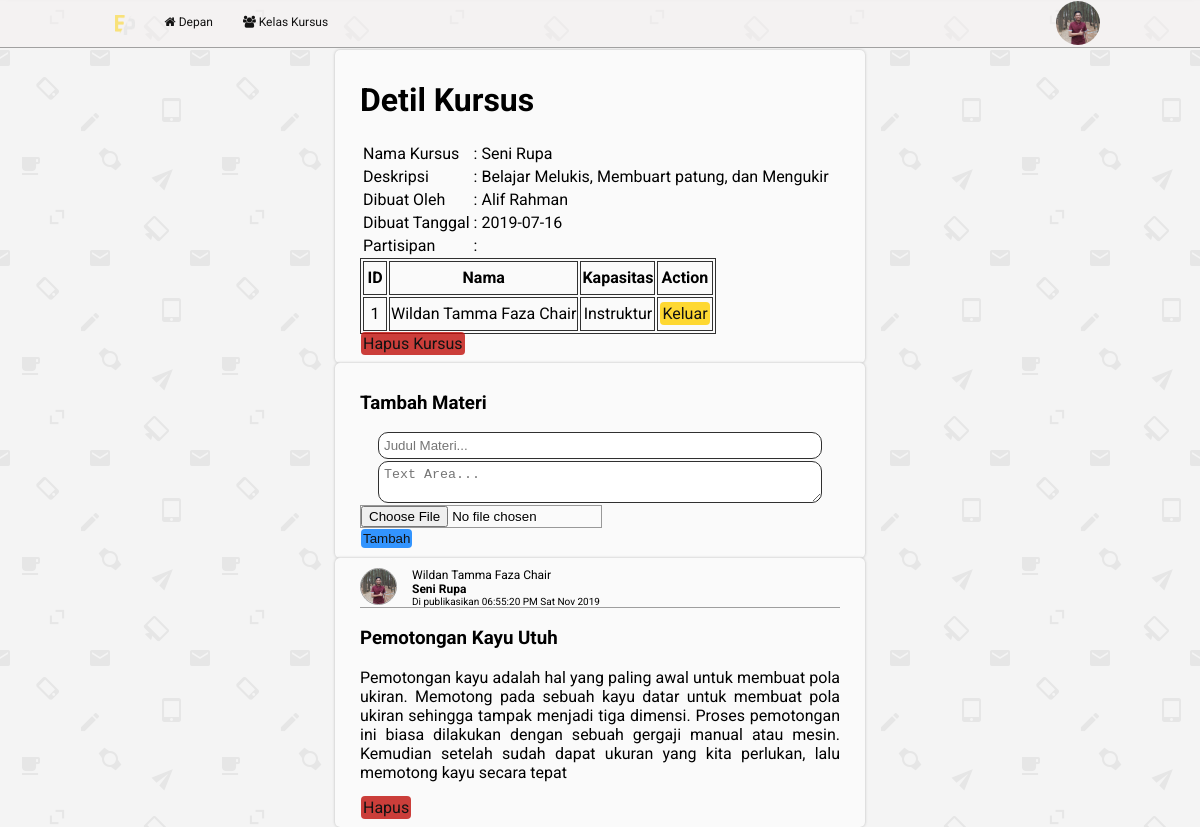
The app's page /detil_course.php?course_id=17 (signed in) with its own data.
### tables this page shows
CREATE TABLE `course` (
  `id` int(11) NOT NULL,
  `course_name` varchar(100) NOT NULL,
  `user_id` int(11) NOT NULL,
  `description` varchar(255) DEFAULT NULL,
  `date_created` date NOT NULL
);

CREATE TABLE `user` (
  `id` int(11) NOT NULL,
  `user_name` varchar(50) NOT NULL,
  `email` varchar(70) NOT NULL,
  `password` varchar(254) NOT NULL,
  `role_id` int(11) NOT NULL,
  `photo_profile` varchar(150) NOT NULL,
  `date_of_birth` date DEFAULT NULL,
  `bio` varchar(240) DEFAULT NULL
);

CREATE TABLE `course_participant` (
  `course_id` int(11) NOT NULL,
  `user_id` int(11) NOT NULL
);

CREATE TABLE `role` (
  `id` int(11) NOT NULL,
  `role_name` varchar(50) NOT NULL
);

CREATE TABLE `material` (
  `id` int(11) NOT NULL,
  `course_id` int(11) NOT NULL,
  `user_id` int(11) NOT NULL,
  `title` varchar(150) DEFAULT NULL,
  `file_material` varchar(50) DEFAULT NULL,
  `content` varchar(4000) DEFAULT NULL,
  `date_posted` varchar(12) NOT NULL
);

### model/course_model.php (called while the page is built, shortened)
<?php
$query = new PDO('mysql:HOST=localhost;dbname=elearning', 'root', '');
$query->setAttribute(PDO::ATTR_ERRMODE, PDO::ERRMODE_EXCEPTION);
function getAllCourseParticipant($course_id)
{
    global $query;
    $statement = $query->prepare(
        'SELECT cp.course_id, cp.user_id,u.user_name,r.id,r.role_name
        FROM course_participant cp
        INNER JOIN user u
        ON cp.user_id=u.id
        INNER JOIN role r
        ON u.role_id=r.id
        WHERE cp.course_id=:course_id'
    );
    $statement->bindValue(':course_id', $course_id);
    $statement->execute();
    return $statement;
}
function getInfoCourse($course_id)
{
    global $query;
    $statement = $query->prepare(
        "SELECT c.id, c.course_name, c.date_created,c.description, u.user_name
    FROM course c
    INNER JOIN user u
    ON u.id=c.user_id
    WHERE c.id=:course_id"
    );
    $statement->bindValue(':course_id', $course_id);
    $statement->execute();
    return $statement;
}

### model/user_model.php (called while the page is built, shortened)
<?php
$query = new PDO('mysql:HOST=localhost;dbname=elearning', 'root', '');
$query->setAttribute(PDO::ATTR_ERRMODE, PDO::ERRMODE_EXCEPTION);
function getDataUser($id)
{
    global $query;
    $statement = $query->prepare(
        'SELECT u.* ,r.role_name
        FROM user u
        INNER JOIN role r
        ON r.id=u.role_id
        WHERE u.id=:user_id'
    );
    $statement->bindValue(':user_id', $id);
    $statement->execute();
    return $statement;
}
foreach (getDataUser($_SESSION['user_id']) as $key) {
    $id = $key['id'];
    $role_id = $key['role_id'];
}

### model/kepenter_model.php (called while the page is built, shortened)
<?php
$query = new PDO('mysql:HOST=localhost;dbname=elearning', 'root', '');
$query->setAttribute(PDO::ATTR_ERRMODE, PDO::ERRMODE_EXCEPTION);
function getCourseMateri($course_id)
{
    global $query;
    $statement = $query->prepare(
        'SELECT m.id,m.course_id,c.course_name,m.user_id,u.user_name,u.photo_profile,m.title,m.content,m.file_material,m.date_posted
        FROM material m
        INNER JOIN user u
        ON u.id=m.user_id
        INNER JOIN course c
        ON m.course_id=c.id
        WHERE m.course_id =:course_id
        ORDER BY date_posted DESC'
    );
    $statement->bindValue(':course_id', $course_id);
    $statement->execute();
    return $statement;
}

### detil_course.php (the view, shortened to what this page needs)
<?php
include "model/user_model.php";
include "model/kepenter_model.php";
include "model/course_model.php";
$course_Info = getInfoCourse($_GET['course_id']);
$course_Participant = getAllCourseParticipant($_GET['course_id']);
$course_materi = getCourseMateri($_GET['course_id']);
include "templates/header.php"; ?>
<div class="container">
    <div class="content">
        <h1>Detil Kursus</h1>
        <table>
            <?php foreach ($course_Info as $c_i) : ?>
                <tr>
                    <td>Nama Kursus</td>
                    <td>:</td>
                    <td><?= $c_i['course_name']; ?></td>
                </tr>
                <tr>
                    <td>Deskripsi</td>
                    <td>:</td>
                    <td><?= $c_i['description']; ?></td>
                </tr>
                <tr>
                    <td>Dibuat Oleh</td>
                    <td>:</td>
                    <td><?= $c_i['user_name']; ?></td>
                </tr>
                <tr>
                    <td>Dibuat Tanggal</td>
                    <td>:</td>
                    <td><?= $c_i['date_created']; ?></td>
                </tr>
                <tr>
                    <td>Partisipan</td>
                    <td>:</td>
                </tr>
            <?php endforeach; ?>
        </table>
        <div class="border">
            <table>
                <tr>
                    <th>ID</th>
                    <th>Nama</th>
                    <th>Kapasitas</th>
                    <?php if ($role_id == 1) :  ?>
                        <th>Action</th>
                    <?php endif; ?>
                </tr>
                <?php foreach ($course_Participant as $c_p) : ?>
                    <tr>
                        <td><?= $c_p['user_id']; ?></td>
                        <td><?= $c_p['user_name']; ?></td>
                        <td><?= $c_p['role_name']; ?></td>
                        <?php if ($role_id == 1) :  ?>
                            <?php if ($c_p['user_id'] != $id) { ?>
                                <td><a href="withdraw_course.php?id=<?= $c_p['user_id'] ?>&course_id=<?= $c_p['course_id']; ?>" class="btn btn-danger">Keluarkan</a></td>
                            <?php } else {  ?>
                                <td><a href="withdraw_course.php?id=<?= $_SESSION['user_id'] ?>&course_id=<?= $c_p['course_id'] ?>" class="btn btn-warning">Keluar</a></td>
                            <?php } ?>
                        <?php endif; ?>
                    </tr>
                <?php endforeach; ?>
            </table>
        </div>
        <?php if ($role_id == 1) :  ?>
            <a class="btn btn-danger" href="delete_course.php?course_id=<?= $c_p['course_id'] ?>">Hapus Kursus</a>
        <?php endif; ?>
    </div>
    <?php if ($role_id == 1) : ?>
        <div class="content">
            <h3>Tambah Materi</h3>
            <form action="detil_course.php?course_id=<?= $_GET['course_id'] ?>" method="POST" enctype="multipart/form-data">
                <input type="text" name="title" placeholder="Judul Materi..." class="input-text" required>
                <textarea name="content" class="input-text-area" placeholder="Text Area..."></textarea>
                <input type="file" name="file" accept=".pdf,.doc,.docx" class="input-file">
                <br>
                <input type="submit" name="Tambah" value="Tambah" class="btn btn-primary">
            </form>
        </div>
    <?php endif; ?>
    <?php foreach ($course_materi as $c_m) : ?>
        <div class="content">
            <div class="content-materi">
                <div class="header-course-content">
                    <img src="assets/img/profile/<?= $c_m['photo_profile']; ?>" class="img-profile">
                    <div class="size-12"><?= $c_m['user_name']; ?></div>
                    <div class="size-12"><b><?= $c_m['course_name']; ?></b></div>
                    <div class="size-10">Di publikasikan <?= date("h:i:s A D M Y", $c_m['date_posted']); ?></div>
                </div>
                <h3><?= $c_m['title']; ?></h3>
                <p class="text-justify"><?= $c_m['content']; ?></p>
                <?php if ($role_id == 1) : ?>
                    <a href="delete_materi.php?course_id=<?= $_GET['course_id'] ?>&material_id=<?= $c_m['id'] ?>" class="btn btn-danger">Hapus</a>
                <?php endif; ?>
            </div>
        </div>
    <?php endforeach; ?>
</div>

### assets/css/style.css (style rules this page uses)
:root { --warning: #ffc107; --danger: #dc3545; --primary: #007bff; }
body { margin: 0; background-color: #f5f2f2; background-image: url("../email-pattern.png"); font-family: 'Roboto', 'sans-serif'; }
.btn { text-decoration: none; color: #131313; padding: 2px; border-radius: 4px; border: none; margin: 0 1px; }
.btn-primary { background-color: rgba(0, 123, 255, 0.8); }
.btn-danger { background-color: rgba(192, 16, 10, 0.8); }
.btn-warning { background-color: rgb(255, 208, 0, 0.8); }
.form input[type='email'], input[type='password'], input[type='text'] { background-color: #ffffff; }
.input-text, .input-text-area { width: 90%; margin: 0 auto 2px; padding: 5px; border: thin solid #303030; display: block; border-radius: 10px; }
.input-file { display: inline-block; border: 1px solid #999; outline: none; -webkit-user-select: none; cursor: pointer; text-shadow: 1px 1px #fff; font-weight: 400; font-size: 10pt; width: 240px; }
.text-justify { width: auto; text-align: justify; }
.content { background: #fafafa; border-radius: 5px; padding: 10px 25px; margin-bottom: 10px; box-shadow: 0 0 3px #b9b9b9; }
.container { position: absolute; width: 100%; }
.container .content { position: relative; top: 50px; margin: 0 auto; width: 40%; }
.content .border table, .content .border tr, .content .border th, .content .border td { height: 30px; min-width: 20px; border: thin solid #303030; text-align: center; }
.size-10 { font-size: 10px; }
.size-12 { font-size: 12px; }
.header-course-content { position: relative; border-bottom: thin solid #9e9e9e; }
.img-profile { float: left; width: 35px; height: 35px; object-fit: cover; border: 1px solid #9e9e9e; border-radius: 40px; margin-right: 15px; }

### records on screen
course: course_name "Seni Rupa", description "Belajar Melukis, Membuart patung, dan Mengukir", user.user_name "Alif Rahman", date_created "2019-07-16"
course_participant: user "1", user.user_name "Wildan Tamma Faza Chair", role.role_name "Instruktur"
material: user.photo_profile (picture), user.user_name "Wildan Tamma Faza Chair", course.course_name "Seni Rupa", date_posted "06:55:20 PM Sat Nov 2019", title "Pemotongan Kayu Utuh", content "Pemotongan kayu adalah hal yang paling awal untuk membuat pola ukiran. Memotong pada sebuah kayu datar untuk membuat pola ukiran sehingga tampak menjadi tiga dimensi. Proses pemotongan ini biasa dilakukan dengan sebuah gergaji manual atau mesin. Kemudian setelah sudah dapat ukuran yang kita perlukan, lalu memotong kayu secara tepat"
